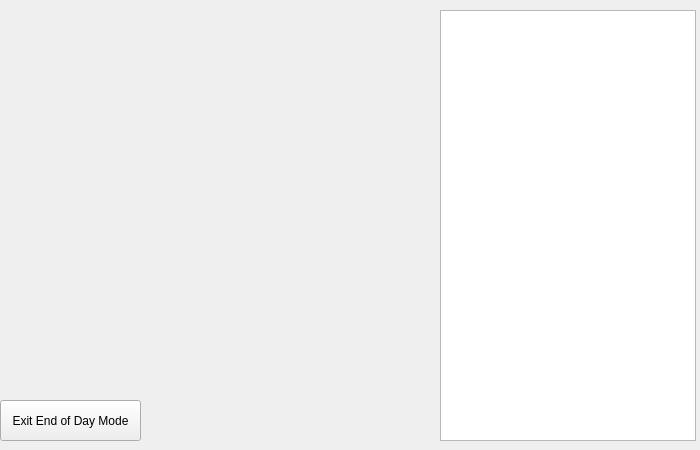
<?xml version="1.0" encoding="UTF-8"?>
<ui version="4.0">
 <class>EndOfDayWidgetClass</class>
 <widget class="QWidget" name="EndOfDayWidgetClass">
  <property name="geometry">
   <rect>
    <x>0</x>
    <y>0</y>
    <width>700</width>
    <height>450</height>
   </rect>
  </property>
  <property name="windowTitle">
   <string>EndOfDayWidget</string>
  </property>
  <widget class="QTableWidget" name="dataTable">
   <property name="geometry">
    <rect>
     <x>440</x>
     <y>10</y>
     <width>256</width>
     <height>431</height>
    </rect>
   </property>
   <property name="editTriggers">
    <set>QAbstractItemView::EditTrigger::NoEditTriggers</set>
   </property>
  </widget>
  <widget class="QPushButton" name="exitEndOfDayMode">
   <property name="geometry">
    <rect>
     <x>0</x>
     <y>400</y>
     <width>141</width>
     <height>41</height>
    </rect>
   </property>
   <property name="text">
    <string>Exit End of Day Mode</string>
   </property>
  </widget>
 </widget>
 <layoutdefault spacing="6" margin="11"/>
 <resources/>
 <connections/>
</ui>
